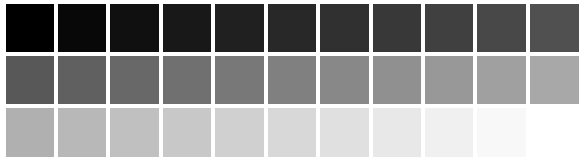
#> input picture 05_Chapter05/01-chapter-content/shades.png, 583 x 162 px, found by its file name
$ python color_map_custom_values.py
#> lines starting #> are read from the running program, lines starting #| are printed output that depends on the picture
#> further down, gray_img is the input picture: shape (162, 583); min 0, max 255, mean 151.6
"""
Example for testing custom colors maps in OpenCV providing all values
"""

# Import required packages:
import cv2
import numpy as np
import matplotlib.pyplot as plt


def apply_custom_colormap_values(im_gray):
    """Applies a custom color map using cv2.applyColorMap()"""

    # Create the LUT:
    lut = np.zeros((256, 1, 3), dtype=np.uint8)
    lut[:, 0, 0] = [255, 255, 255, 255, 255, 255, 255, 255, 255, 255, 255, 255, 255, 255, 255, 255, 255, 255, 255, 255,
                    255, 255, 255, 255, 255, 255, 255, 255, 255, 255, 255, 255, 255, 255, 255, 255, 255, 255, 255, 255,
                    255, 255, 255, 255, 255, 255, 255, 255, 255, 255, 255, 255, 255, 255, 255, 255, 255, 255, 255, 255,
                    255, 255, 255, 255, 255, 253, 251, 249, 247, 245, 242, 241, 238, 237, 235, 233, 231, 229, 227, 225,
                    223, 221, 219, 217, 215, 213, 211, 209, 207, 205, 203, 201, 199, 197, 195, 193, 191, 189, 187, 185,
                    183, 181, 179, 177, 175, 173, 171, 169, 167, 165, 163, 161, 159, 157, 155, 153, 151, 149, 147, 145,
                    143, 141, 138, 136, 134, 132, 131, 129, 126, 125, 122, 121, 118, 116, 115, 113, 111, 109, 107, 105,
                    102, 100, 98, 97, 94, 93, 91, 89, 87, 84, 83, 81, 79, 77, 75, 73, 70, 68, 66, 64, 63, 61, 59, 57,
                    54, 52, 51, 49, 47, 44, 42, 40, 39, 37, 34, 33, 31, 29, 27, 25, 22, 20, 18, 17, 14, 13, 11, 9, 6, 4,
                    2, 10, 10, 10, 10, 10, 10, 10, 10, 10, 10, 10, 10, 10, 10, 10, 10, 10, 10, 10, 10, 10, 10, 10, 10,
                    10, 10, 10, 10, 10, 10, 10, 10, 10, 10, 10, 10, 10, 10, 10, 10, 10, 10, 10, 10, 10, 10, 10, 10, 10,
                    10, 10, 10, 10, 10, 10, 10, 10, 10, 10, 10, 10, 10, 10, 10, 10]

    lut[:, 0, 1] = [200, 200, 200, 200, 200, 200, 200, 200, 200, 200, 200, 200, 200, 200, 200, 200, 200, 200, 200, 200,
                    200, 200, 200, 200, 200, 200, 200, 200, 200, 200, 200, 200, 200, 200, 200, 200, 200, 200, 200, 200,
                    200, 200, 200, 200, 200, 200, 200, 200, 200, 200, 200, 200, 200, 200, 200, 200, 200, 200, 200, 200,
                    200, 200, 200, 200, 200, 200, 200, 200, 200, 200, 200, 200, 200, 200, 200, 200, 200, 200, 200, 200,
                    200, 200, 200, 200, 200, 200, 200, 200, 200, 200, 200, 200, 200, 200, 200, 200, 200, 200, 200, 200,
                    200, 200, 200, 200, 200, 200, 200, 200, 200, 200, 200, 200, 200, 200, 200, 200, 200, 200, 200, 200,
                    200, 200, 200, 200, 200, 200, 200, 200, 200, 200, 200, 200, 200, 200, 200, 200, 200, 200, 200, 200,
                    200, 200, 200, 200, 200, 200, 200, 200, 200, 200, 200, 200, 200, 200, 200, 200, 198, 196, 194, 192,
                    190, 188, 186, 184, 182, 180, 178, 176, 174, 171, 169, 167, 165, 163, 161, 159, 157, 155, 153, 151,
                    149, 147, 145, 143, 141, 139, 137, 135, 133, 131, 129, 127, 125, 123, 121, 119, 117, 115, 113, 111,
                    109, 107, 105, 103, 101, 99, 97, 95, 93, 91, 89, 87, 85, 83, 82, 80, 78, 76, 74, 72, 70, 68, 66, 64,
                    62, 60, 58, 56, 54, 52, 50, 48, 46, 44, 42, 40, 38, 36, 34, 32, 30, 28, 26, 24, 22, 20, 18, 16, 14,
                    12, 10, 8, 6, 4, 2, 0]

    lut[:, 0, 2] = [195, 194, 193, 191, 190, 189, 188, 187, 186, 185, 184, 183, 182, 181, 179, 178, 177, 176, 175, 174,
                    173, 172, 171, 170, 169, 167, 166, 165, 164, 163, 162, 161, 160, 159, 158, 157, 155, 154, 153, 152,
                    151, 150, 149, 148, 147, 146, 145, 143, 142, 141, 140, 139, 138, 137, 136, 135, 134, 133, 131, 130,
                    129, 128, 127, 126, 125, 124, 123, 122, 121, 120, 119, 118, 117, 116, 115, 114, 113, 112, 111, 110,
                    109, 108, 107, 106, 105, 104, 103, 102, 101, 95, 99, 98, 97, 96, 95, 95, 95, 95, 95, 95, 95, 95, 95,
                    95, 95, 95, 95, 95, 95, 95, 95, 95, 95, 95, 95, 95, 95, 95, 95, 95, 95, 95, 95, 95, 95, 95, 95, 95,
                    95, 95, 95, 95, 95, 95, 95, 95, 95, 95, 95, 95, 95, 95, 95, 95, 95, 95, 95, 95, 95, 95, 95, 95, 95,
                    95, 95, 95, 95, 95, 95, 95, 95, 95, 95, 95, 95, 95, 95, 95, 95, 95, 95, 95, 95, 95, 95, 95, 95, 95,
                    95, 95, 95, 95, 95, 95, 95, 95, 95, 95, 95, 95, 95, 95, 95, 95, 95, 95, 95, 95, 95, 95, 95, 95, 95,
                    95, 95, 95, 95, 95, 95, 95, 95, 95, 95, 95, 95, 95, 95, 95, 95, 95, 95, 95, 95, 95, 95, 95, 95, 95,
                    95, 95, 95, 95, 95, 95, 95, 95, 95, 95, 95, 95, 95, 95, 95, 95, 95, 95, 95, 95, 95, 95, 95, 95, 95,
                    95, 95, 95]

    # Apply color map using cv2.applyColorMap()
    im_color = cv2.applyColorMap(im_gray, lut)
    return im_color


def apply_custom_colormap_values2(im_gray):
    """Applies a custom color map using cv2.LUT()"""

    # Create the LUT:
    lut = np.zeros((256, 3), dtype=np.uint8)
    lut[:, 0] = [255, 255, 255, 255, 255, 255, 255, 255, 255, 255, 255, 255, 255, 255, 255, 255, 255, 255, 255, 255,
                 255, 255, 255, 255, 255, 255, 255, 255, 255, 255, 255, 255, 255, 255, 255, 255, 255, 255, 255, 255,
                 255, 255, 255, 255, 255, 255, 255, 255, 255, 255, 255, 255, 255, 255, 255, 255, 255, 255, 255, 255,
                 255, 255, 255, 255, 255, 253, 251, 249, 247, 245, 242, 241, 238, 237, 235, 233, 231, 229, 227, 225,
                 223, 221, 219, 217, 215, 213, 211, 209, 207, 205, 203, 201, 199, 197, 195, 193, 191, 189, 187, 185,
                 183, 181, 179, 177, 175, 173, 171, 169, 167, 165, 163, 161, 159, 157, 155, 153, 151, 149, 147, 145,
                 143, 141, 138, 136, 134, 132, 131, 129, 126, 125, 122, 121, 118, 116, 115, 113, 111, 109, 107, 105,
                 102, 100, 98, 97, 94, 93, 91, 89, 87, 84, 83, 81, 79, 77, 75, 73, 70, 68, 66, 64, 63, 61, 59, 57,
                 54, 52, 51, 49, 47, 44, 42, 40, 39, 37, 34, 33, 31, 29, 27, 25, 22, 20, 18, 17, 14, 13, 11, 9, 6, 4,
                 2, 10, 10, 10, 10, 10, 10, 10, 10, 10, 10, 10, 10, 10, 10, 10, 10, 10, 10, 10, 10, 10, 10, 10, 10,
                 10, 10, 10, 10, 10, 10, 10, 10, 10, 10, 10, 10, 10, 10, 10, 10, 10, 10, 10, 10, 10, 10, 10, 10, 10,
                 10, 10, 10, 10, 10, 10, 10, 10, 10, 10, 10, 10, 10, 10, 10, 10]

    lut[:, 1] = [200, 200, 200, 200, 200, 200, 200, 200, 200, 200, 200, 200, 200, 200, 200, 200, 200, 200, 200, 200,
                 200, 200, 200, 200, 200, 200, 200, 200, 200, 200, 200, 200, 200, 200, 200, 200, 200, 200, 200, 200,
                 200, 200, 200, 200, 200, 200, 200, 200, 200, 200, 200, 200, 200, 200, 200, 200, 200, 200, 200, 200,
                 200, 200, 200, 200, 200, 200, 200, 200, 200, 200, 200, 200, 200, 200, 200, 200, 200, 200, 200, 200,
                 200, 200, 200, 200, 200, 200, 200, 200, 200, 200, 200, 200, 200, 200, 200, 200, 200, 200, 200, 200,
                 200, 200, 200, 200, 200, 200, 200, 200, 200, 200, 200, 200, 200, 200, 200, 200, 200, 200, 200, 200,
                 200, 200, 200, 200, 200, 200, 200, 200, 200, 200, 200, 200, 200, 200, 200, 200, 200, 200, 200, 200,
                 200, 200, 200, 200, 200, 200, 200, 200, 200, 200, 200, 200, 200, 200, 200, 200, 198, 196, 194, 192,
                 190, 188, 186, 184, 182, 180, 178, 176, 174, 171, 169, 167, 165, 163, 161, 159, 157, 155, 153, 151,
                 149, 147, 145, 143, 141, 139, 137, 135, 133, 131, 129, 127, 125, 123, 121, 119, 117, 115, 113, 111,
                 109, 107, 105, 103, 101, 99, 97, 95, 93, 91, 89, 87, 85, 83, 82, 80, 78, 76, 74, 72, 70, 68, 66, 64,
                 62, 60, 58, 56, 54, 52, 50, 48, 46, 44, 42, 40, 38, 36, 34, 32, 30, 28, 26, 24, 22, 20, 18, 16, 14,
                 12, 10, 8, 6, 4, 2, 0]

    lut[:, 2] = [195, 194, 193, 191, 190, 189, 188, 187, 186, 185, 184, 183, 182, 181, 179, 178, 177, 176, 175, 174,
                 173, 172, 171, 170, 169, 167, 166, 165, 164, 163, 162, 161, 160, 159, 158, 157, 155, 154, 153, 152,
                 151, 150, 149, 148, 147, 146, 145, 143, 142, 141, 140, 139, 138, 137, 136, 135, 134, 133, 131, 130,
                 129, 128, 127, 126, 125, 124, 123, 122, 121, 120, 119, 118, 117, 116, 115, 114, 113, 112, 111, 110,
                 109, 108, 107, 106, 105, 104, 103, 102, 101, 95, 99, 98, 97, 96, 95, 95, 95, 95, 95, 95, 95, 95, 95,
                 95, 95, 95, 95, 95, 95, 95, 95, 95, 95, 95, 95, 95, 95, 95, 95, 95, 95, 95, 95, 95, 95, 95, 95, 95,
                 95, 95, 95, 95, 95, 95, 95, 95, 95, 95, 95, 95, 95, 95, 95, 95, 95, 95, 95, 95, 95, 95, 95, 95, 95,
                 95, 95, 95, 95, 95, 95, 95, 95, 95, 95, 95, 95, 95, 95, 95, 95, 95, 95, 95, 95, 95, 95, 95, 95, 95,
                 95, 95, 95, 95, 95, 95, 95, 95, 95, 95, 95, 95, 95, 95, 95, 95, 95, 95, 95, 95, 95, 95, 95, 95, 95,
                 95, 95, 95, 95, 95, 95, 95, 95, 95, 95, 95, 95, 95, 95, 95, 95, 95, 95, 95, 95, 95, 95, 95, 95, 95,
                 95, 95, 95, 95, 95, 95, 95, 95, 95, 95, 95, 95, 95, 95, 95, 95, 95, 95, 95, 95, 95, 95, 95, 95, 95,
                 95, 95, 95]

    # Apply color map using cv2.LUT():
    s0, s1 = im_gray.shape
    im_color = np.empty(shape=(s0, s1, 3), dtype=np.uint8)

    for i in range(3):
        im_color[..., i] = cv2.LUT(im_gray, lut[:, i])
    return im_color


def apply_rand_custom_colormap_values(im_gray):
    """Applies a random color map using cv2.applyColorMap()"""

    # Create random LUT
    lut = np.random.randint(255, size=(256, 1, 3), dtype=np.uint8)

    # Apply color map using cv2.applyColorMap()
    im_color = cv2.applyColorMap(im_gray, lut)
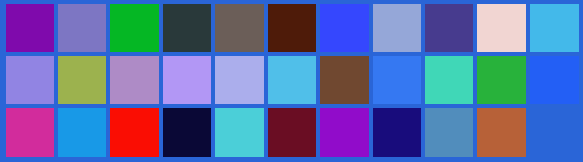
#> im_color: shape (162, 583, 3); mean B, G, R 165.1, 108.2, 92.6
    return im_color


def apply_rand_custom_colormap_values2(im_gray):
    """Applies a random color map using cv2.LUT()"""

    # Create random LUT
    lut = np.random.randint(255, size=(256, 3), dtype=np.uint8)

    # Apply color map using cv2.LUT():
    s0, s1 = im_gray.shape
#> s0 = 162; s1 = 583
    im_color = np.empty(shape=(s0, s1, 3), dtype=np.uint8)
    for i in range(3):
        im_color[..., i] = cv2.LUT(im_gray, lut[:, i])
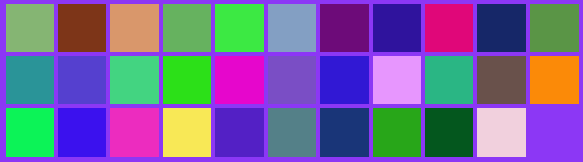
#> im_color: shape (162, 583, 3); mean of channels 0, 1, 2 152.4, 102.9, 117.3; drawn as B, G, R
    return im_color


def show_with_matplotlib(color_img, title, pos):
    """Shows an image using matplotlib capabilities"""

    # Convert BGR image to RGB
    img_RGB = color_img[:, :, ::-1]

    ax = plt.subplot(1, 5, pos)
    ax  # flake8
    plt.imshow(img_RGB)
    plt.title(title)
    plt.axis('off')


# We load the image using cv2.imread() and using 'cv2.IMREAD_GRAYSCALE' argument:
gray_img = cv2.imread('shades.png', cv2.IMREAD_GRAYSCALE)

# create a figure() object with appropriate size and title:
plt.figure(figsize=(12, 2))
plt.suptitle("Custom colormaps providing all values", fontsize=14, fontweight='bold')

# Show image:
show_with_matplotlib(cv2.cvtColor(gray_img, cv2.COLOR_GRAY2BGR), "gray", 1)

# Apply the custom color maps to the grayscale image:
custom_rand_1 = apply_rand_custom_colormap_values(gray_img)
custom_rand_2 = apply_rand_custom_colormap_values2(gray_img)
custom_values_1 = apply_custom_colormap_values(gray_img)
#> in apply_custom_colormap_values, `im_color = cv2.applyColorMap(im_gray, lut)`:
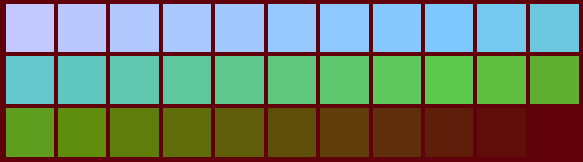
#> im_color: shape (162, 583, 3); mean B, G, R 107.4, 128.9, 110.4
custom_values_2 = apply_custom_colormap_values2(gray_img)

# Display all the resulting images:
show_with_matplotlib(custom_rand_1, "cv2.applyColorMap()", 2)
show_with_matplotlib(custom_rand_2, "cv2.LUT()", 3)
show_with_matplotlib(custom_values_1, "cv2.applyColorMap()", 4)
show_with_matplotlib(custom_values_2, "cv2.LUT()", 5)

# Show the created image:
plt.show()
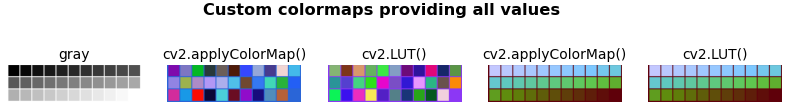
#> figure drawn by matplotlib, 5 panels

$ run again, with 05_Chapter05/01-chapter-content/cat-face.png copied over 05_Chapter05/01-chapter-content/shades.png
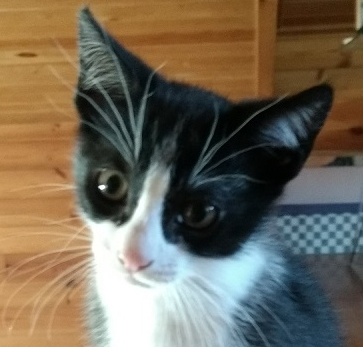
#> input picture 05_Chapter05/01-chapter-content/cat-face.png, 363 x 347 px, found by its file name
#> after the loop in apply_rand_custom_colormap_values2, `for i in range(3):`:
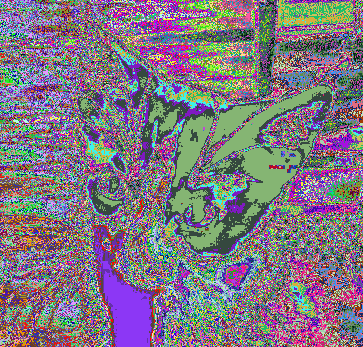
#> im_color: shape (347, 363, 3); mean of channels 0, 1, 2 129.8, 118.5, 127; drawn as B, G, R
#> in apply_custom_colormap_values, `im_color = cv2.applyColorMap(im_gray, lut)`:
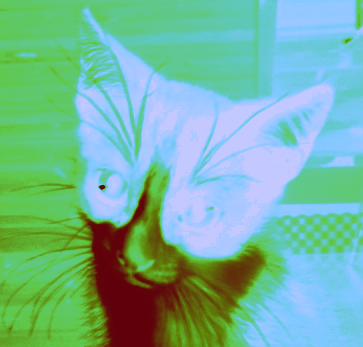
#> im_color: shape (347, 363, 3); mean B, G, R 158.6, 181.4, 116.9

$ run again, with 05_Chapter05/01-chapter-content/cat.png copied over 05_Chapter05/01-chapter-content/shades.png
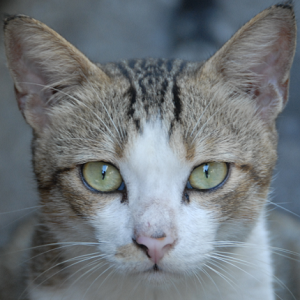
#> input picture 05_Chapter05/01-chapter-content/cat.png, 300 x 300 px, found by its file name
#> after the loop in apply_rand_custom_colormap_values2, `for i in range(3):`:
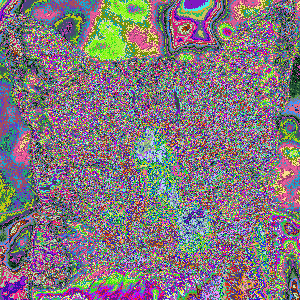
#> im_color: shape (300, 300, 3); mean of channels 0, 1, 2 125.9, 119.4, 129.3; drawn as B, G, R
#> in apply_custom_colormap_values, `im_color = cv2.applyColorMap(im_gray, lut)`:
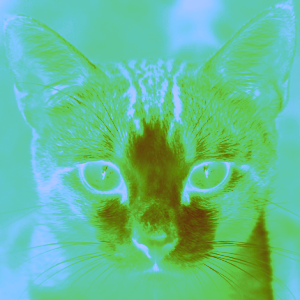
#> im_color: shape (300, 300, 3); mean B, G, R 148.6, 190.1, 100.4
